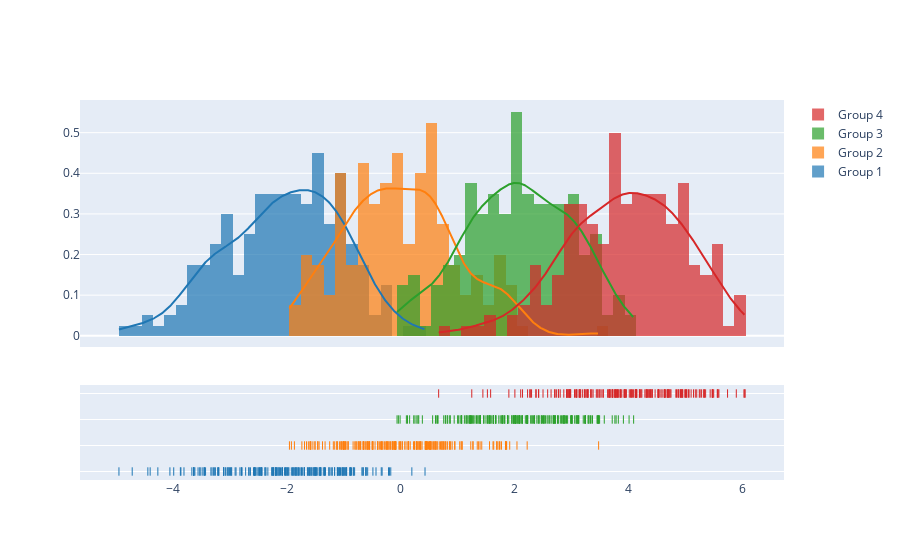

Notebook cell for this chart:
### Code cell
import plotly.figure_factory as ff

# Add histogram data
x1 = np.random.randn(200) - 2
x2 = np.random.randn(200)
x3 = np.random.randn(200) + 2
x4 = np.random.randn(200) + 4

# Group data together
hist_data = [x1, x2, x3, x4]

group_labels = ['Group 1', 'Group 2', 'Group 3', 'Group 4']

# Create distplot with custom bin_size
fig = ff.create_distplot(hist_data, group_labels, bin_size=.2)
fig.show()

### Figure 1 — Plotly figure (JSON) as saved in the notebook; plotly's stock layout.template omitted (floating-point values rounded to 4 significant figures; data arrays with more than 128 entries replaced by an {"elided": "..."} marker saying what was removed)
{"data": [{"autobinx": false, "histnorm": "probability density", "legendgroup": "Group 1", "marker": {"color": "rgb(31, 119, 180)"}, "name": "Group 1", "opacity": 0.7, "type": "histogram", "x": {"elided": "200 float values"}, "xaxis": "x", "xbins": {"end": 0.4268, "size": 0.2, "start": -4.954}, "yaxis": "y"}, {"autobinx": false, "histnorm": "probability density", "legendgroup": "Group 2", "marker": {"color": "rgb(255, 127, 14)"}, "name": "Group 2", "opacity": 0.7, "type": "histogram", "x": {"elided": "200 float values"}, "xaxis": "x", "xbins": {"end": 3.479, "size": 0.2, "start": -1.957}, "yaxis": "y"}, {"autobinx": false, "histnorm": "probability density", "legendgroup": "Group 3", "marker": {"color": "rgb(44, 160, 44)"}, "name": "Group 3", "opacity": 0.7, "type": "histogram", "x": {"elided": "200 float values"}, "xaxis": "x", "xbins": {"end": 4.094, "size": 0.2, "start": -0.06489}, "yaxis": "y"}, {"autobinx": false, "histnorm": "probability density", "legendgroup": "Group 4", "marker": {"color": "rgb(214, 39, 40)"}, "name": "Group 4", "opacity": 0.7, "type": "histogram", "x": {"elided": "200 float values"}, "xaxis": "x", "xbins": {"end": 6.053, "size": 0.2, "start": 0.6663}, "yaxis": "y"}, {"legendgroup": "Group 1", "marker": {"color": "rgb(31, 119, 180)"}, "mode": "lines", "name": "Group 1", "showlegend": false, "type": "scatter", "x": {"elided": "500 float values"}, "xaxis": "x", "y": {"elided": "500 float values"}, "yaxis": "y"}, {"legendgroup": "Group 2", "marker": {"color": "rgb(255, 127, 14)"}, "mode": "lines", "name": "Group 2", "showlegend": false, "type": "scatter", "x": {"elided": "500 float values"}, "xaxis": "x", "y": {"elided": "500 float values"}, "yaxis": "y"}, {"legendgroup": "Group 3", "marker": {"color": "rgb(44, 160, 44)"}, "mode": "lines", "name": "Group 3", "showlegend": false, "type": "scatter", "x": {"elided": "500 float values"}, "xaxis": "x", "y": {"elided": "500 float values"}, "yaxis": "y"}, {"legendgroup": "Group 4", "marker": {"color": "rgb(214, 39, 40)"}, "mode": "lines", "name": "Group 4", "showlegend": false, "type": "scatter", "x": {"elided": "500 float values"}, "xaxis": "x", "y": {"elided": "500 float values"}, "yaxis": "y"}, {"legendgroup": "Group 1", "marker": {"color": "rgb(31, 119, 180)", "symbol": "line-ns-open"}, "mode": "markers", "name": "Group 1", "showlegend": false, "type": "scatter", "x": {"elided": "200 float values"}, "xaxis": "x", "y": {"elided": "200 str values"}, "yaxis": "y2"}, {"legendgroup": "Group 2", "marker": {"color": "rgb(255, 127, 14)", "symbol": "line-ns-open"}, "mode": "markers", "name": "Group 2", "showlegend": false, "type": "scatter", "x": {"elided": "200 float values"}, "xaxis": "x", "y": {"elided": "200 str values"}, "yaxis": "y2"}, {"legendgroup": "Group 3", "marker": {"color": "rgb(44, 160, 44)", "symbol": "line-ns-open"}, "mode": "markers", "name": "Group 3", "showlegend": false, "type": "scatter", "x": {"elided": "200 float values"}, "xaxis": "x", "y": {"elided": "200 str values"}, "yaxis": "y2"}, {"legendgroup": "Group 4", "marker": {"color": "rgb(214, 39, 40)", "symbol": "line-ns-open"}, "mode": "markers", "name": "Group 4", "showlegend": false, "type": "scatter", "x": {"elided": "200 float values"}, "xaxis": "x", "y": {"elided": "200 str values"}, "yaxis": "y2"}], "layout": {"barmode": "overlay", "hovermode": "closest", "legend": {"traceorder": "reversed"}, "xaxis": {"anchor": "y2", "domain": [0.0, 1.0], "zeroline": false}, "yaxis": {"anchor": "free", "domain": [0.35, 1], "position": 0.0}, "yaxis2": {"anchor": "x", "domain": [0, 0.25], "dtick": 1, "showticklabels": false}}}
